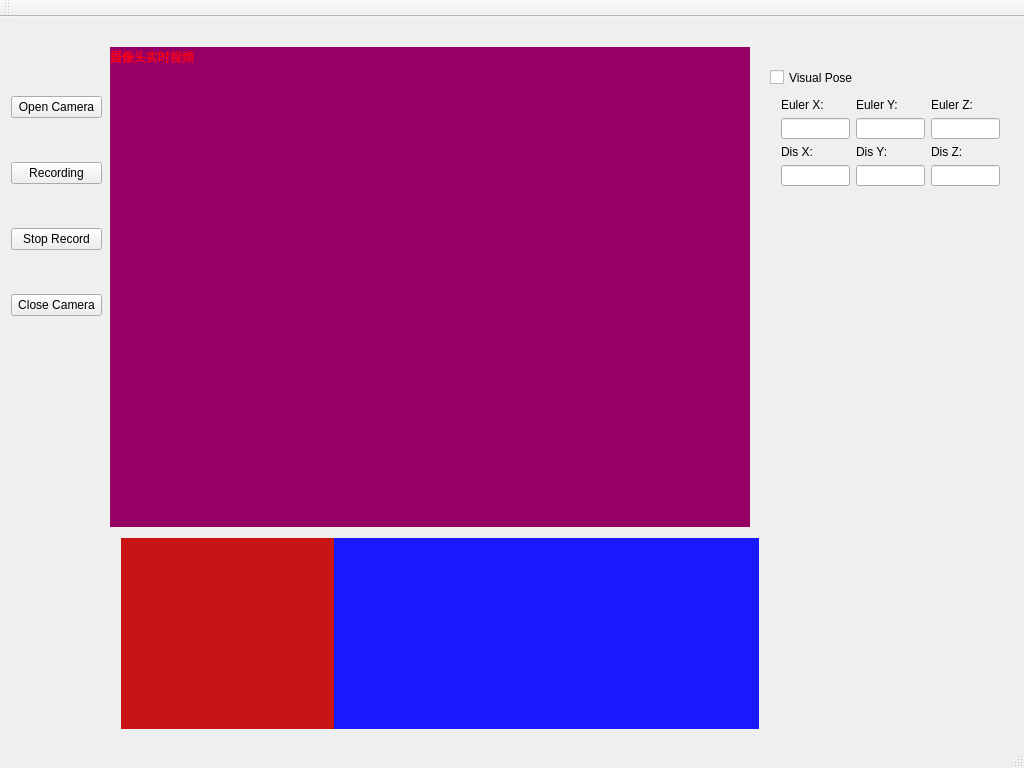
<?xml version="1.0" encoding="UTF-8"?>
<ui version="4.0">
 <class>MainWindow</class>
 <widget class="QMainWindow" name="MainWindow">
  <property name="geometry">
   <rect>
    <x>0</x>
    <y>0</y>
    <width>1024</width>
    <height>768</height>
   </rect>
  </property>
  <property name="minimumSize">
   <size>
    <width>1024</width>
    <height>768</height>
   </size>
  </property>
  <property name="maximumSize">
   <size>
    <width>1024</width>
    <height>768</height>
   </size>
  </property>
  <property name="windowTitle">
   <string>MainWindow</string>
  </property>
  <widget class="QWidget" name="centralWidget">
   <widget class="QLabel" name="videoLabel">
    <property name="geometry">
     <rect>
      <x>110</x>
      <y>30</y>
      <width>640</width>
      <height>480</height>
     </rect>
    </property>
    <property name="minimumSize">
     <size>
      <width>640</width>
      <height>480</height>
     </size>
    </property>
    <property name="maximumSize">
     <size>
      <width>640</width>
      <height>480</height>
     </size>
    </property>
    <property name="styleSheet">
     <string notr="true">background-color: rgb(150, 0, 100);</string>
    </property>
    <property name="text">
     <string/>
    </property>
   </widget>
   <widget class="QLabel" name="label">
    <property name="geometry">
     <rect>
      <x>110</x>
      <y>30</y>
      <width>111</width>
      <height>21</height>
     </rect>
    </property>
    <property name="text">
     <string>&lt;html&gt;&lt;head/&gt;&lt;body&gt;&lt;p&gt;&lt;span style=&quot; color:#ff0000;&quot;&gt;摄像头实时视频&lt;/span&gt;&lt;/p&gt;&lt;/body&gt;&lt;/html&gt;</string>
    </property>
   </widget>
   <widget class="QLabel" name="realTimeLabel">
    <property name="geometry">
     <rect>
      <x>250</x>
      <y>30</y>
      <width>201</width>
      <height>21</height>
     </rect>
    </property>
    <property name="styleSheet">
     <string notr="true">gridline-color: rgb(255, 0, 0);</string>
    </property>
    <property name="text">
     <string/>
    </property>
   </widget>
   <widget class="QWidget" name="layoutWidget">
    <property name="geometry">
     <rect>
      <x>0</x>
      <y>30</y>
      <width>113</width>
      <height>321</height>
     </rect>
    </property>
    <layout class="QVBoxLayout" name="verticalLayout">
     <item>
      <widget class="QPushButton" name="openCameraButton">
       <property name="text">
        <string>Open Camera</string>
       </property>
      </widget>
     </item>
     <item>
      <widget class="QPushButton" name="recordButton">
       <property name="text">
        <string>Recording</string>
       </property>
      </widget>
     </item>
     <item>
      <widget class="QPushButton" name="stopRecordButton">
       <property name="text">
        <string>Stop Record</string>
       </property>
      </widget>
     </item>
     <item>
      <widget class="QPushButton" name="closeCameraButton">
       <property name="text">
        <string>Close Camera</string>
       </property>
      </widget>
     </item>
    </layout>
   </widget>
   <widget class="QCheckBox" name="visualPoseCheckBox">
    <property name="geometry">
     <rect>
      <x>770</x>
      <y>50</y>
      <width>111</width>
      <height>21</height>
     </rect>
    </property>
    <property name="text">
     <string>Visual Pose</string>
    </property>
   </widget>
   <widget class="QWidget" name="layoutWidget">
    <property name="geometry">
     <rect>
      <x>770</x>
      <y>70</y>
      <width>241</width>
      <height>111</height>
     </rect>
    </property>
    <layout class="QHBoxLayout" name="horizontalLayout">
     <item>
      <layout class="QVBoxLayout" name="verticalLayout_2">
       <item>
        <widget class="QLabel" name="label_2">
         <property name="text">
          <string>Euler X:</string>
         </property>
        </widget>
       </item>
       <item>
        <widget class="QLineEdit" name="eulerXLineEdit"/>
       </item>
       <item>
        <widget class="QLabel" name="label_5">
         <property name="text">
          <string>Dis X:</string>
         </property>
        </widget>
       </item>
       <item>
        <widget class="QLineEdit" name="disXLineEdit"/>
       </item>
      </layout>
     </item>
     <item>
      <layout class="QVBoxLayout" name="verticalLayout_3">
       <item>
        <widget class="QLabel" name="label_3">
         <property name="text">
          <string>Euler Y:</string>
         </property>
        </widget>
       </item>
       <item>
        <widget class="QLineEdit" name="eulerYLineEdit"/>
       </item>
       <item>
        <widget class="QLabel" name="label_6">
         <property name="text">
          <string>Dis Y:</string>
         </property>
        </widget>
       </item>
       <item>
        <widget class="QLineEdit" name="disYLineEdit"/>
       </item>
      </layout>
     </item>
     <item>
      <layout class="QVBoxLayout" name="verticalLayout_4">
       <item>
        <widget class="QLabel" name="label_4">
         <property name="text">
          <string>Euler Z:</string>
         </property>
        </widget>
       </item>
       <item>
        <widget class="QLineEdit" name="eulerZLineEdit"/>
       </item>
       <item>
        <widget class="QLabel" name="label_7">
         <property name="text">
          <string>Dis Z:</string>
         </property>
        </widget>
       </item>
       <item>
        <widget class="QLineEdit" name="disZLineEdit"/>
       </item>
      </layout>
     </item>
    </layout>
   </widget>
   <widget class="QWidget" name="">
    <property name="geometry">
     <rect>
      <x>110</x>
      <y>510</y>
      <width>653</width>
      <height>202</height>
     </rect>
    </property>
    <layout class="QHBoxLayout" name="horizontalLayout_2">
     <item>
      <widget class="QCustomPlot" name="disXWidget" native="true">
       <property name="minimumSize">
        <size>
         <width>213</width>
         <height>200</height>
        </size>
       </property>
       <property name="maximumSize">
        <size>
         <width>213</width>
         <height>200</height>
        </size>
       </property>
       <property name="styleSheet">
        <string notr="true">background-color: rgb(200, 20, 20);</string>
       </property>
      </widget>
     </item>
     <item>
      <widget class="QCustomPlot" name="disYWidget" native="true">
       <property name="minimumSize">
        <size>
         <width>213</width>
         <height>200</height>
        </size>
       </property>
       <property name="maximumSize">
        <size>
         <width>213</width>
         <height>200</height>
        </size>
       </property>
       <property name="styleSheet">
        <string notr="true">background-color: rgb(25, 25, 255);</string>
       </property>
      </widget>
     </item>
     <item>
      <widget class="QCustomPlot" name="disZWidget" native="true">
       <property name="minimumSize">
        <size>
         <width>213</width>
         <height>200</height>
        </size>
       </property>
       <property name="maximumSize">
        <size>
         <width>213</width>
         <height>200</height>
        </size>
       </property>
       <property name="styleSheet">
        <string notr="true">background-color: rgb(25, 25, 255);</string>
       </property>
      </widget>
     </item>
    </layout>
   </widget>
   <widget class="QWidget" name="">
    <property name="geometry">
     <rect>
      <x>800</x>
      <y>220</y>
      <width>202</width>
      <height>464</height>
     </rect>
    </property>
    <layout class="QVBoxLayout" name="verticalLayout_5">
     <item>
      <widget class="QCustomPlot" name="eularXWidget" native="true">
       <property name="minimumSize">
        <size>
         <width>200</width>
         <height>150</height>
        </size>
       </property>
       <property name="maximumSize">
        <size>
         <width>200</width>
         <height>150</height>
        </size>
       </property>
      </widget>
     </item>
     <item>
      <widget class="QCustomPlot" name="eularYWidget" native="true">
       <property name="minimumSize">
        <size>
         <width>200</width>
         <height>150</height>
        </size>
       </property>
       <property name="maximumSize">
        <size>
         <width>200</width>
         <height>150</height>
        </size>
       </property>
      </widget>
     </item>
     <item>
      <widget class="QCustomPlot" name="eularZWidget" native="true">
       <property name="minimumSize">
        <size>
         <width>200</width>
         <height>150</height>
        </size>
       </property>
       <property name="maximumSize">
        <size>
         <width>200</width>
         <height>150</height>
        </size>
       </property>
      </widget>
     </item>
    </layout>
   </widget>
  </widget>
  <widget class="QMenuBar" name="menuBar">
   <property name="geometry">
    <rect>
     <x>0</x>
     <y>0</y>
     <width>1024</width>
     <height>31</height>
    </rect>
   </property>
  </widget>
  <widget class="QToolBar" name="mainToolBar">
   <attribute name="toolBarArea">
    <enum>TopToolBarArea</enum>
   </attribute>
   <attribute name="toolBarBreak">
    <bool>false</bool>
   </attribute>
  </widget>
  <widget class="QStatusBar" name="statusBar"/>
 </widget>
 <layoutdefault spacing="6" margin="11"/>
 <customwidgets>
  <customwidget>
   <class>QCustomPlot</class>
   <extends>QWidget</extends>
   <header>qcustomplot.h</header>
   <container>1</container>
  </customwidget>
 </customwidgets>
 <resources/>
 <connections/>
</ui>
